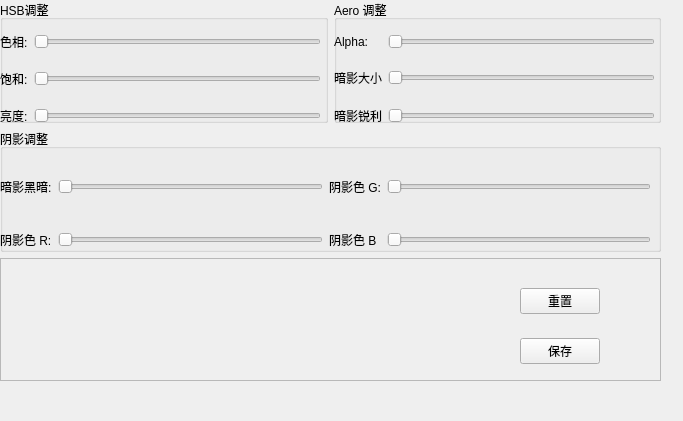
<?xml version="1.0" encoding="UTF-8"?>
<ui version="4.0">
 <class>Form</class>
 <widget class="QWidget" name="Form">
  <property name="geometry">
   <rect>
    <x>0</x>
    <y>0</y>
    <width>683</width>
    <height>421</height>
   </rect>
  </property>
  <property name="windowTitle">
   <string>Form</string>
  </property>
  <widget class="QWidget" name="gridLayoutWidget">
   <property name="geometry">
    <rect>
     <x>0</x>
     <y>0</y>
     <width>661</width>
     <height>381</height>
    </rect>
   </property>
   <layout class="QGridLayout" name="gridLayout">
    <item row="1" column="0" colspan="2">
     <widget class="QGroupBox" name="shadow">
      <property name="title">
       <string>阴影调整</string>
      </property>
      <widget class="QWidget" name="gridLayoutWidget_4">
       <property name="geometry">
        <rect>
         <x>0</x>
         <y>20</y>
         <width>651</width>
         <height>131</height>
        </rect>
       </property>
       <layout class="QGridLayout" name="gridLayout_4">
        <item row="0" column="0">
         <widget class="QLabel" name="label_7">
          <property name="text">
           <string>暗影黑暗:</string>
          </property>
         </widget>
        </item>
        <item row="1" column="2">
         <widget class="QLabel" name="label_9">
          <property name="text">
           <string>阴影色 B</string>
          </property>
         </widget>
        </item>
        <item row="0" column="2">
         <widget class="QLabel" name="label_10">
          <property name="text">
           <string>阴影色 G:</string>
          </property>
         </widget>
        </item>
        <item row="1" column="0">
         <widget class="QLabel" name="label_8">
          <property name="text">
           <string>阴影色 R:</string>
          </property>
         </widget>
        </item>
        <item row="1" column="1">
         <widget class="QSlider" name="horizontalSlider_8">
          <property name="orientation">
           <enum>Qt::Horizontal</enum>
          </property>
         </widget>
        </item>
        <item row="0" column="1">
         <widget class="QSlider" name="horizontalSlider_7">
          <property name="orientation">
           <enum>Qt::Horizontal</enum>
          </property>
         </widget>
        </item>
        <item row="0" column="3">
         <widget class="QSlider" name="horizontalSlider_10">
          <property name="orientation">
           <enum>Qt::Horizontal</enum>
          </property>
         </widget>
        </item>
        <item row="1" column="3">
         <widget class="QSlider" name="horizontalSlider_9">
          <property name="orientation">
           <enum>Qt::Horizontal</enum>
          </property>
         </widget>
        </item>
       </layout>
      </widget>
     </widget>
    </item>
    <item row="0" column="0">
     <widget class="QGroupBox" name="hsb">
      <property name="title">
       <string>HSB调整</string>
      </property>
      <widget class="QWidget" name="gridLayoutWidget_2">
       <property name="geometry">
        <rect>
         <x>0</x>
         <y>20</y>
         <width>321</width>
         <height>121</height>
        </rect>
       </property>
       <layout class="QGridLayout" name="gridLayout_2">
        <item row="0" column="0">
         <widget class="QLabel" name="label">
          <property name="text">
           <string>色相:</string>
          </property>
         </widget>
        </item>
        <item row="1" column="0">
         <widget class="QLabel" name="label_2">
          <property name="text">
           <string>饱和:</string>
          </property>
         </widget>
        </item>
        <item row="0" column="1">
         <widget class="QSlider" name="horizontalSlider">
          <property name="orientation">
           <enum>Qt::Horizontal</enum>
          </property>
         </widget>
        </item>
        <item row="1" column="1">
         <widget class="QSlider" name="horizontalSlider_2">
          <property name="orientation">
           <enum>Qt::Horizontal</enum>
          </property>
         </widget>
        </item>
        <item row="2" column="0">
         <widget class="QLabel" name="label_3">
          <property name="text">
           <string>亮度:</string>
          </property>
         </widget>
        </item>
        <item row="2" column="1">
         <widget class="QSlider" name="horizontalSlider_3">
          <property name="orientation">
           <enum>Qt::Horizontal</enum>
          </property>
         </widget>
        </item>
       </layout>
      </widget>
     </widget>
    </item>
    <item row="0" column="1">
     <widget class="QGroupBox" name="aero">
      <property name="title">
       <string>Aero 调整</string>
      </property>
      <widget class="QWidget" name="gridLayoutWidget_3">
       <property name="geometry">
        <rect>
         <x>0</x>
         <y>20</y>
         <width>321</width>
         <height>121</height>
        </rect>
       </property>
       <layout class="QGridLayout" name="gridLayout_3">
        <item row="0" column="0">
         <widget class="QLabel" name="label_4">
          <property name="text">
           <string>Alpha:</string>
          </property>
         </widget>
        </item>
        <item row="1" column="0">
         <widget class="QLabel" name="label_5">
          <property name="text">
           <string>暗影大小</string>
          </property>
         </widget>
        </item>
        <item row="0" column="1">
         <widget class="QSlider" name="horizontalSlider_4">
          <property name="orientation">
           <enum>Qt::Horizontal</enum>
          </property>
         </widget>
        </item>
        <item row="1" column="1">
         <widget class="QSlider" name="horizontalSlider_5">
          <property name="orientation">
           <enum>Qt::Horizontal</enum>
          </property>
         </widget>
        </item>
        <item row="2" column="0">
         <widget class="QLabel" name="label_6">
          <property name="text">
           <string>暗影锐利</string>
          </property>
         </widget>
        </item>
        <item row="2" column="1">
         <widget class="QSlider" name="horizontalSlider_6">
          <property name="orientation">
           <enum>Qt::Horizontal</enum>
          </property>
         </widget>
        </item>
       </layout>
      </widget>
     </widget>
    </item>
    <item row="2" column="0" colspan="2">
     <widget class="QFrame" name="frame">
      <property name="frameShape">
       <enum>QFrame::StyledPanel</enum>
      </property>
      <property name="frameShadow">
       <enum>QFrame::Raised</enum>
      </property>
      <widget class="QPushButton" name="pushButton">
       <property name="geometry">
        <rect>
         <x>520</x>
         <y>30</y>
         <width>80</width>
         <height>26</height>
        </rect>
       </property>
       <property name="text">
        <string>重置</string>
       </property>
      </widget>
      <widget class="QPushButton" name="pushButton_2">
       <property name="geometry">
        <rect>
         <x>520</x>
         <y>80</y>
         <width>80</width>
         <height>26</height>
        </rect>
       </property>
       <property name="text">
        <string>保存</string>
       </property>
      </widget>
     </widget>
    </item>
   </layout>
  </widget>
 </widget>
 <resources/>
 <connections/>
</ui>
